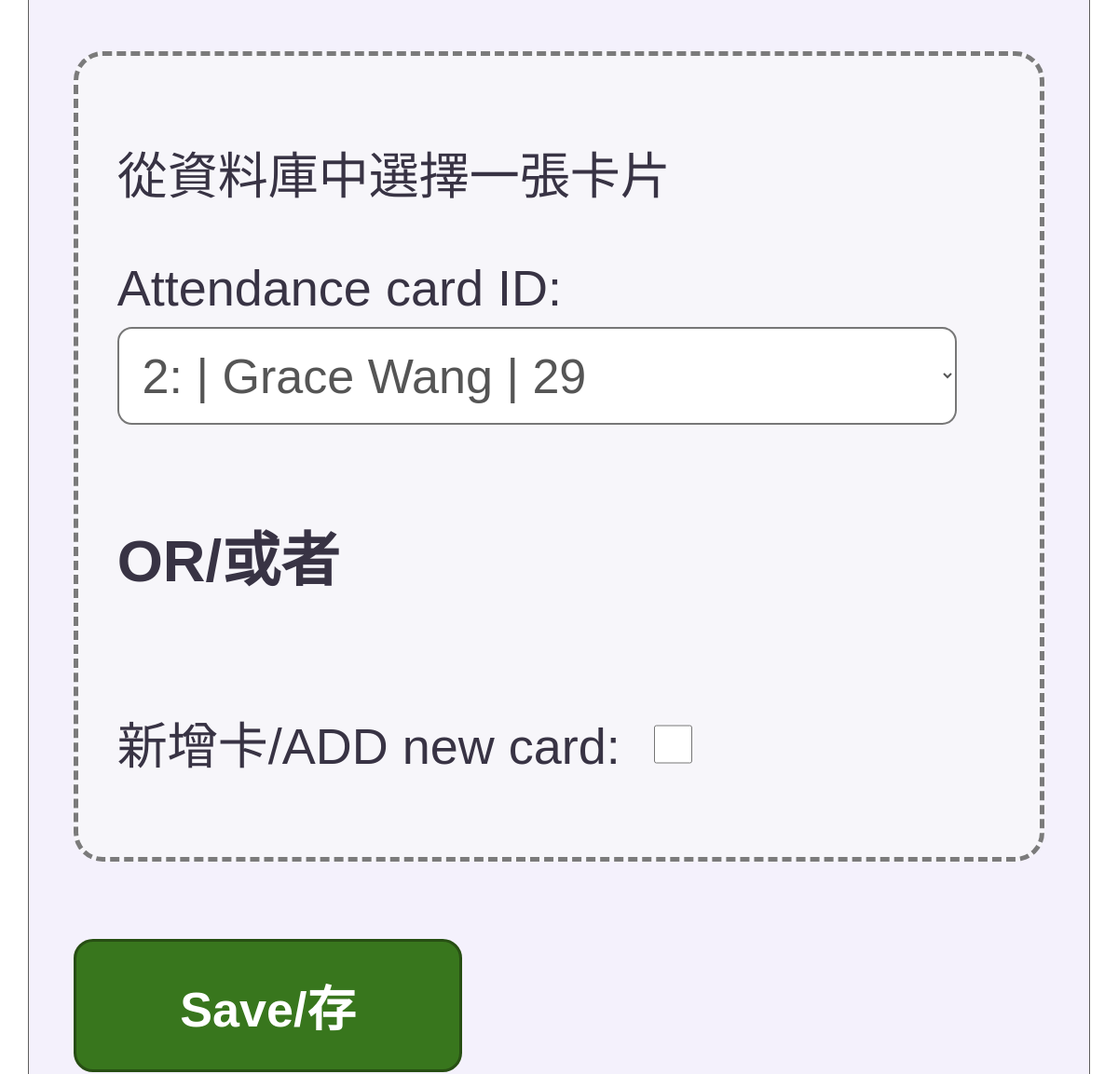
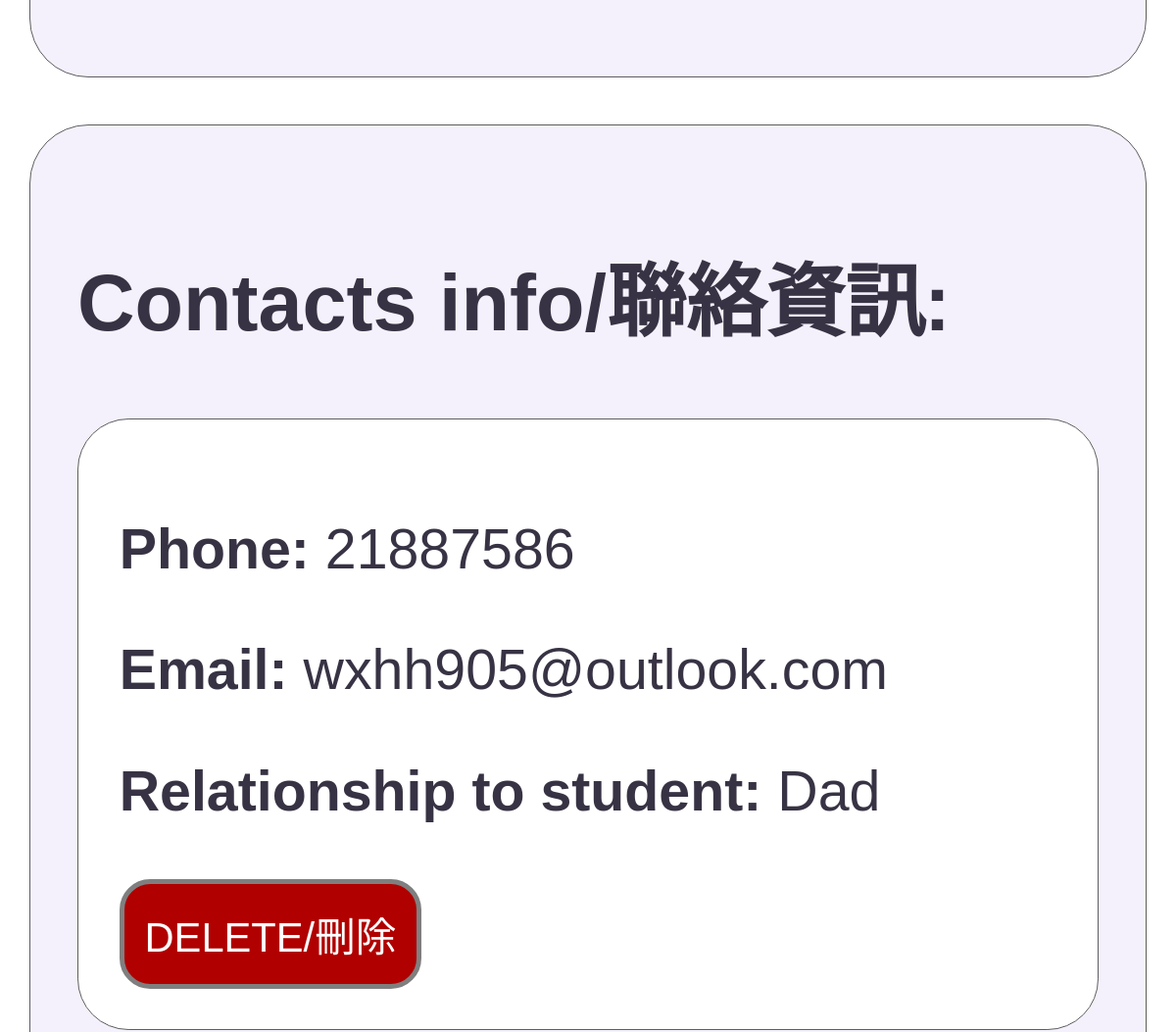
The page /edit?student_id=2&og_page=/students? (middle part) on the database as committed earlier (2 pictures, top to bottom).
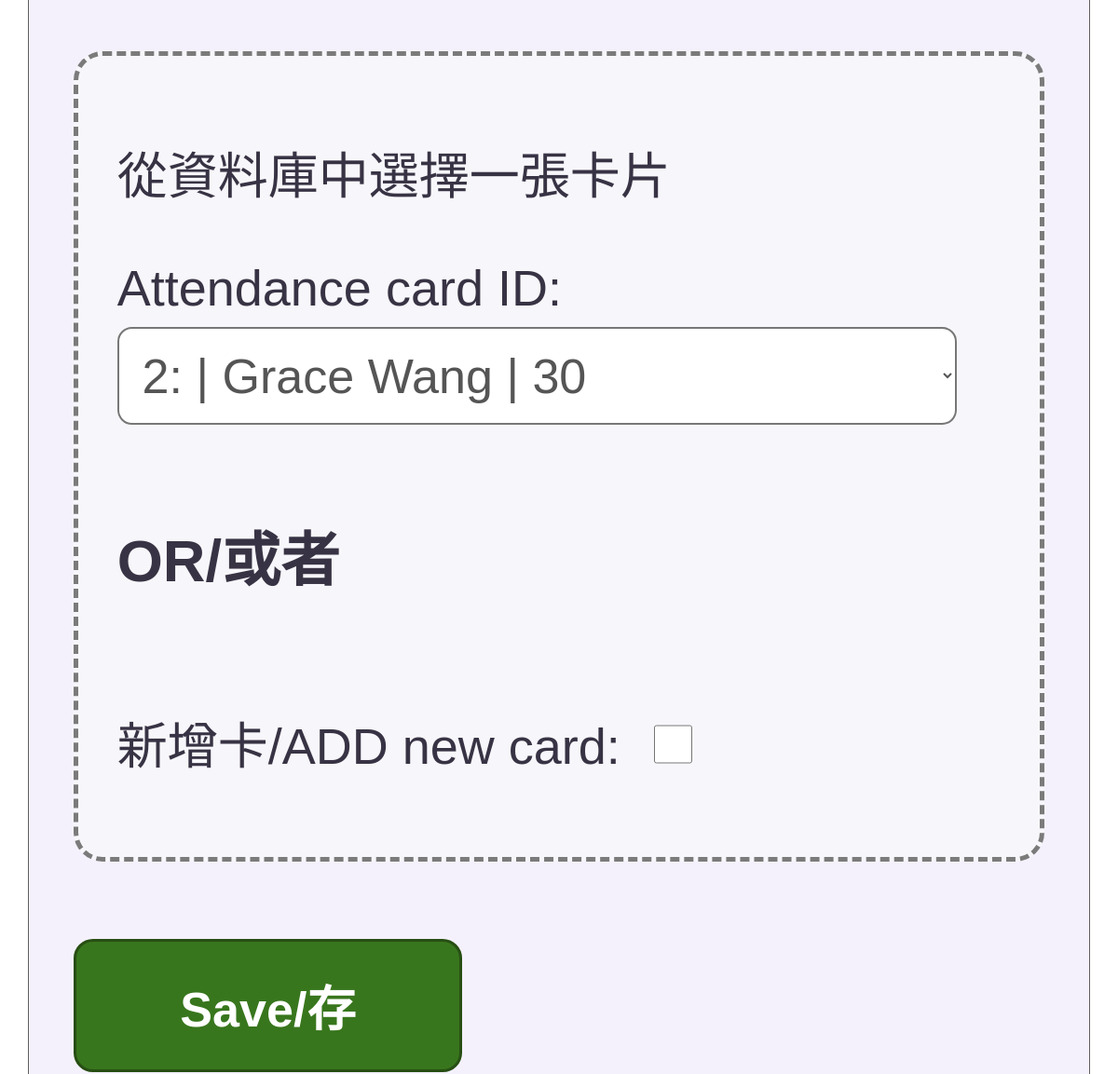
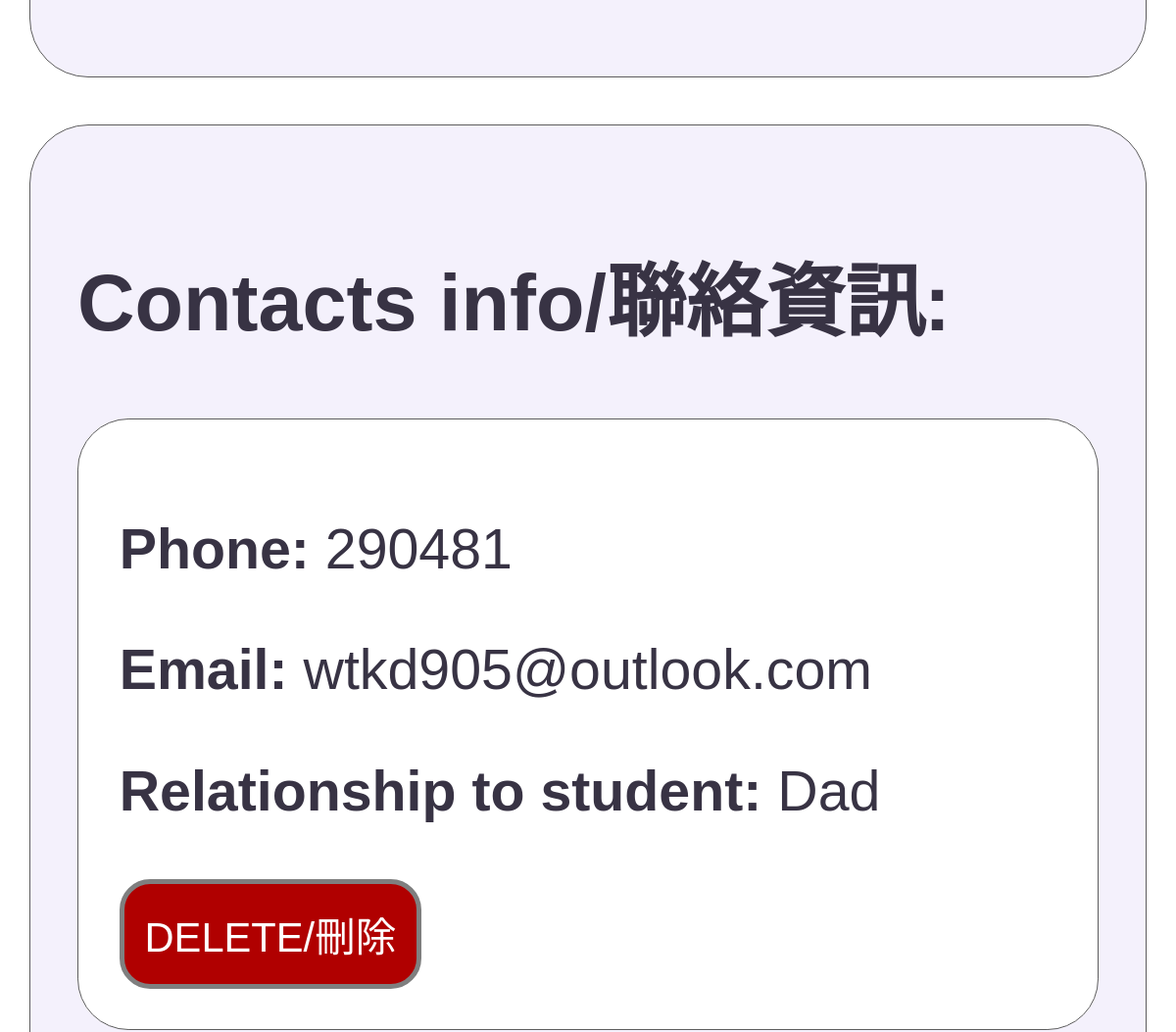
The same page on the database as committed later (2 pictures, top to bottom).
### tables this page shows
CREATE TABLE STUDENTS (student_id INTEGER PRIMARY KEY, first_name TEXT, surname TEXT, card_id INTEGER REFERENCES ATTENDANCE_CARDS (card_id));

CREATE TABLE STUDENTS_CONTACTS (student_id INTEGER REFERENCES STUDENTS (student_id), contact_id INTEGER REFERENCES CONTACTS (contact_id), relationship_to_student TEXT);

CREATE TABLE CONTACTS (contact_id INTEGER PRIMARY KEY, phone TEXT, email TEXT);

### app.py (the view)
@app.route("/edit", methods = ['GET'] )
def edit_page():
    student_id = request.args.get("student_id")
    db = get_db()
    at_d = {}
    og_page = request.args.get("og_page")
    student = db.execute("SELECT * FROM STUDENTS WHERE student_id = ?", (student_id,)).fetchone()
    contacts = db.execute("SELECT CONTACTS.contact_id, CONTACTS.phone, CONTACTS.email, STUDENTS_CONTACTS.relationship_to_student FROM " \
    "STUDENTS_CONTACTS JOIN CONTACTS ON STUDENTS_CONTACTS.contact_id = CONTACTS.contact_id WHERE STUDENTS_CONTACTS.student_id = ?", (student_id,)).fetchall()
    classes = get_all_classes()
    student_classes = db.execute("SELECT class_id FROM STUDENTS_CLASSES WHERE student_id = ?", (student_id,)).fetchall()
    all_contacts = db.execute("SELECT * FROM CONTACTS").fetchall()
    cards = db.execute("SELECT ATTENDANCE_CARDS.card_id, COUNT(ATTENDANCE_RECORDS.attendance_id) AS attendance_count " \
    "FROM ATTENDANCE_CARDS LEFT JOIN ATTENDANCE_RECORDS ON ATTENDANCE_CARDS.card_id = ATTENDANCE_RECORDS.card_id GROUP BY" \
    " ATTENDANCE_CARDS.card_id").fetchall()
    for c in cards:
        at_d[c["card_id"]] = {"Students": [], "Count": c["attendance_count"]}
    card_students = get_all_students()
    for s in card_students:
        if s["card_id"] in at_d:
            at_d[s["card_id"]]["Students"].append((s["first_name"], s["surname"]))
    return render_template("editpage.html", student_id=student_id, student_classes=[row["class_id"] for row in student_classes], student=student, classes=classes, contacts=contacts, at_d=at_d, all_contacts=all_contacts, og_page=og_page)

### app.py (called while the page is built)
def get_db():
    if "db" not in g:
        g.db = sqlite3.connect(DATABASE)
        g.db.row_factory = sqlite3.Row
    return g.db

def get_all_students():
    db = get_db()
    return db.execute("SELECT * FROM STUDENTS").fetchall()

def get_all_classes():
    db =get_db()
    return  db.execute("SELECT * FROM CLASSES").fetchall()

### templates/editpage.html (shortened to what this page needs)
{% extends "layout.html" %}
{% block content %}
<link rel="stylesheet" href="{{ url_for('static', filename='editpage.css') }}">
    <section>
          <form method="POST" action="{{ url_for('update_student', student_id=student_id) }}">
              <div class="card-section">
                  <p>從資料庫中選擇一張卡片</p>
                  <label for="attendance_card_id">Attendance card ID:</label>
                      <select name="attendance_card_id">
                        {% for cards in at_d %}
                          <option value="{{cards}}" {% if cards == student["card_id"] %}selected{% endif %}>
                              {{cards}}:
                          </option>
                        {% endfor %}
                      </select>
                  <h3> OR/或者 </h3>
                  <label class="new-card"> 新增卡/ADD new card:</label>
                    <input type="checkbox" name="new_card">
              </div>
                  <button class="save-button" type="submit">
                      Save/存
                  </button>
          </form>
    </section>
        <section>
            <h2>Contacts info/聯絡資訊:</h2>
                {% for c in contacts %}
                  <div class="student-contacts">
                      <form method="POST" action="{{ url_for('update_student', student_id=student_id) }}">
                          <p><strong>Phone:</strong> {{c["phone"]}} </p>
                          <p><strong>Email:</strong> {{c["email"]}} </p>
                          <p><strong>Relationship to student:</strong> {{c["relationship_to_student"]}} </p>
                          <button class="delete-button" type="submit">
                            DELETE/刪除
                          </button>
                      </form>
                  </div>
                {% endfor %}
        </section>
{% endblock %}

Rows that differ between the two databases and show on the page:
computed for STUDENTS: attendance_card_id "2: | Grace Wang | 29" → "2: | Grace Wang | 30"
changed through a linked row, STUDENTS_CONTACTS "Dad": phone "21887586" → "290481"; email "wxhh905@outlook.com" → "wtkd905@outlook.com"
